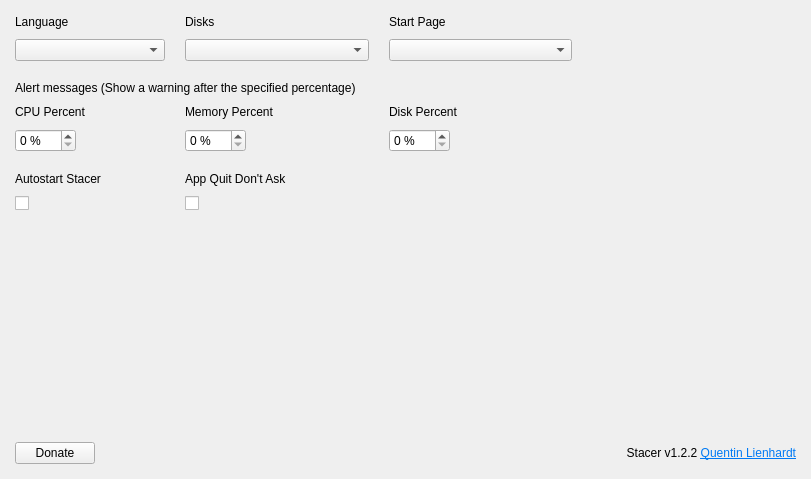
<?xml version="1.0" encoding="UTF-8"?>
<ui version="4.0">
 <class>SettingsPage</class>
 <widget class="QWidget" name="SettingsPage">
  <property name="geometry">
   <rect>
    <x>0</x>
    <y>0</y>
    <width>811</width>
    <height>479</height>
   </rect>
  </property>
  <property name="sizePolicy">
   <sizepolicy hsizetype="Expanding" vsizetype="Expanding">
    <horstretch>0</horstretch>
    <verstretch>0</verstretch>
   </sizepolicy>
  </property>
  <property name="windowTitle">
   <string>Settings</string>
  </property>
  <property name="styleSheet">
   <string notr="true"/>
  </property>
  <layout class="QGridLayout" name="gridLayout">
   <property name="leftMargin">
    <number>15</number>
   </property>
   <property name="topMargin">
    <number>15</number>
   </property>
   <property name="rightMargin">
    <number>15</number>
   </property>
   <property name="bottomMargin">
    <number>15</number>
   </property>
   <property name="horizontalSpacing">
    <number>20</number>
   </property>
   <property name="verticalSpacing">
    <number>10</number>
   </property>
   <item row="1" column="0" alignment="Qt::AlignLeft">
    <widget class="QComboBox" name="cmbLanguages">
     <property name="sizePolicy">
      <sizepolicy hsizetype="Expanding" vsizetype="Fixed">
       <horstretch>0</horstretch>
       <verstretch>0</verstretch>
      </sizepolicy>
     </property>
     <property name="minimumSize">
      <size>
       <width>150</width>
       <height>0</height>
      </size>
     </property>
     <property name="maximumSize">
      <size>
       <width>200</width>
       <height>16777215</height>
      </size>
     </property>
     <property name="cursor">
      <cursorShape>PointingHandCursor</cursorShape>
     </property>
     <property name="focusPolicy">
      <enum>Qt::NoFocus</enum>
     </property>
     <property name="sizeAdjustPolicy">
      <enum>QComboBox::AdjustToMinimumContentsLength</enum>
     </property>
    </widget>
   </item>
   <item row="8" column="0" alignment="Qt::AlignLeft">
    <widget class="QCheckBox" name="checkAutostart">
     <property name="cursor">
      <cursorShape>PointingHandCursor</cursorShape>
     </property>
     <property name="focusPolicy">
      <enum>Qt::NoFocus</enum>
     </property>
     <property name="text">
      <string/>
     </property>
    </widget>
   </item>
   <item row="4" column="1" alignment="Qt::AlignLeft">
    <widget class="QLabel" name="lblMemoryPercent">
     <property name="sizePolicy">
      <sizepolicy hsizetype="Expanding" vsizetype="Preferred">
       <horstretch>0</horstretch>
       <verstretch>0</verstretch>
      </sizepolicy>
     </property>
     <property name="text">
      <string>Memory Percent</string>
     </property>
    </widget>
   </item>
   <item row="5" column="1" alignment="Qt::AlignLeft">
    <widget class="QSpinBox" name="spinMemoryPercent">
     <property name="focusPolicy">
      <enum>Qt::ClickFocus</enum>
     </property>
     <property name="keyboardTracking">
      <bool>false</bool>
     </property>
     <property name="suffix">
      <string notr="true"> %</string>
     </property>
     <property name="minimum">
      <number>0</number>
     </property>
     <property name="maximum">
      <number>100</number>
     </property>
    </widget>
   </item>
   <item row="4" column="2" alignment="Qt::AlignLeft">
    <widget class="QLabel" name="lblDiskPercent">
     <property name="sizePolicy">
      <sizepolicy hsizetype="Expanding" vsizetype="Preferred">
       <horstretch>0</horstretch>
       <verstretch>0</verstretch>
      </sizepolicy>
     </property>
     <property name="text">
      <string>Disk Percent</string>
     </property>
    </widget>
   </item>
   <item row="5" column="0" alignment="Qt::AlignLeft">
    <widget class="QSpinBox" name="spinCpuPercent">
     <property name="focusPolicy">
      <enum>Qt::ClickFocus</enum>
     </property>
     <property name="suffix">
      <string notr="true"> %</string>
     </property>
     <property name="minimum">
      <number>0</number>
     </property>
     <property name="maximum">
      <number>100</number>
     </property>
    </widget>
   </item>
   <item row="0" column="0" alignment="Qt::AlignLeft">
    <widget class="QLabel" name="lblLanguage">
     <property name="sizePolicy">
      <sizepolicy hsizetype="Expanding" vsizetype="Preferred">
       <horstretch>0</horstretch>
       <verstretch>0</verstretch>
      </sizepolicy>
     </property>
     <property name="text">
      <string>Language</string>
     </property>
    </widget>
   </item>
   <item row="7" column="0" alignment="Qt::AlignLeft">
    <widget class="QLabel" name="lblStartOnBoot">
     <property name="sizePolicy">
      <sizepolicy hsizetype="Expanding" vsizetype="Preferred">
       <horstretch>0</horstretch>
       <verstretch>0</verstretch>
      </sizepolicy>
     </property>
     <property name="text">
      <string>Autostart Stacer</string>
     </property>
    </widget>
   </item>
   <item row="9" column="0">
    <spacer name="verticalSpacer">
     <property name="orientation">
      <enum>Qt::Vertical</enum>
     </property>
     <property name="sizeHint" stdset="0">
      <size>
       <width>10</width>
       <height>40</height>
      </size>
     </property>
    </spacer>
   </item>
   <item row="5" column="2" alignment="Qt::AlignLeft">
    <widget class="QSpinBox" name="spinDiskPercent">
     <property name="focusPolicy">
      <enum>Qt::ClickFocus</enum>
     </property>
     <property name="suffix">
      <string notr="true"> %</string>
     </property>
     <property name="minimum">
      <number>0</number>
     </property>
     <property name="maximum">
      <number>100</number>
     </property>
    </widget>
   </item>
   <item row="4" column="0" alignment="Qt::AlignLeft">
    <widget class="QLabel" name="lblCpuPercent">
     <property name="sizePolicy">
      <sizepolicy hsizetype="Expanding" vsizetype="Preferred">
       <horstretch>0</horstretch>
       <verstretch>0</verstretch>
      </sizepolicy>
     </property>
     <property name="text">
      <string>CPU Percent</string>
     </property>
    </widget>
   </item>
   <item row="3" column="0" colspan="5">
    <widget class="QLabel" name="lblAlertMessages">
     <property name="sizePolicy">
      <sizepolicy hsizetype="Expanding" vsizetype="Preferred">
       <horstretch>0</horstretch>
       <verstretch>0</verstretch>
      </sizepolicy>
     </property>
     <property name="accessibleName">
      <string notr="true">title</string>
     </property>
     <property name="text">
      <string>Alert messages (Show a warning after the specified percentage)</string>
     </property>
    </widget>
   </item>
   <item row="10" column="3" colspan="2" alignment="Qt::AlignRight">
    <widget class="QLabel" name="lblCreatedBy">
     <property name="text">
      <string notr="true">&lt;html&gt;&lt;head/&gt;&lt;body&gt;&lt;p&gt;Stacer v1.2.2 &lt;a href=&quot;https://github.com/Quentium-Forks/Stacer&quot;&gt;&lt;span style=&quot; text-decoration: underline; color:#007af4;&quot;&gt;Quentin Lienhardt&lt;/span&gt;&lt;/a&gt;&lt;/p&gt;&lt;/body&gt;&lt;/html&gt;</string>
     </property>
     <property name="textFormat">
      <enum>Qt::RichText</enum>
     </property>
     <property name="alignment">
      <set>Qt::AlignRight|Qt::AlignTrailing|Qt::AlignVCenter</set>
     </property>
     <property name="openExternalLinks">
      <bool>true</bool>
     </property>
    </widget>
   </item>
   <item row="10" column="0" alignment="Qt::AlignLeft">
    <widget class="QPushButton" name="btnDonate">
     <property name="sizePolicy">
      <sizepolicy hsizetype="Expanding" vsizetype="Fixed">
       <horstretch>0</horstretch>
       <verstretch>0</verstretch>
      </sizepolicy>
     </property>
     <property name="cursor">
      <cursorShape>PointingHandCursor</cursorShape>
     </property>
     <property name="focusPolicy">
      <enum>Qt::NoFocus</enum>
     </property>
     <property name="accessibleName">
      <string notr="true">primary</string>
     </property>
     <property name="text">
      <string>Donate</string>
     </property>
     <property name="icon">
      <iconset resource="../../static.qrc">
       <normaloff>:/static/themes/common/img/donate.png</normaloff>:/static/themes/common/img/donate.png</iconset>
     </property>
     <property name="iconSize">
      <size>
       <width>18</width>
       <height>18</height>
      </size>
     </property>
    </widget>
   </item>
   <item row="0" column="4" rowspan="2">
    <spacer name="horizontalSpacer">
     <property name="orientation">
      <enum>Qt::Horizontal</enum>
     </property>
     <property name="sizeHint" stdset="0">
      <size>
       <width>0</width>
       <height>20</height>
      </size>
     </property>
    </spacer>
   </item>
   <item row="6" column="0" colspan="5">
    <spacer name="verticalSpacer_3">
     <property name="orientation">
      <enum>Qt::Vertical</enum>
     </property>
     <property name="sizeType">
      <enum>QSizePolicy::Fixed</enum>
     </property>
     <property name="sizeHint" stdset="0">
      <size>
       <width>20</width>
       <height>10</height>
      </size>
     </property>
    </spacer>
   </item>
   <item row="2" column="0" colspan="5">
    <spacer name="verticalSpacer_2">
     <property name="orientation">
      <enum>Qt::Vertical</enum>
     </property>
     <property name="sizeType">
      <enum>QSizePolicy::Fixed</enum>
     </property>
     <property name="sizeHint" stdset="0">
      <size>
       <width>20</width>
       <height>10</height>
      </size>
     </property>
    </spacer>
   </item>
   <item row="7" column="1">
    <widget class="QLabel" name="label">
     <property name="text">
      <string>App Quit Don't Ask</string>
     </property>
    </widget>
   </item>
   <item row="8" column="1">
    <widget class="QCheckBox" name="checkAppQuitDontAsk">
     <property name="cursor">
      <cursorShape>PointingHandCursor</cursorShape>
     </property>
     <property name="focusPolicy">
      <enum>Qt::NoFocus</enum>
     </property>
     <property name="accessibleName">
      <string notr="true"/>
     </property>
     <property name="text">
      <string/>
     </property>
    </widget>
   </item>
   <item row="1" column="1">
    <widget class="QComboBox" name="cmbDisks">
     <property name="sizePolicy">
      <sizepolicy hsizetype="Expanding" vsizetype="Fixed">
       <horstretch>0</horstretch>
       <verstretch>0</verstretch>
      </sizepolicy>
     </property>
     <property name="minimumSize">
      <size>
       <width>150</width>
       <height>0</height>
      </size>
     </property>
     <property name="maximumSize">
      <size>
       <width>200</width>
       <height>16777215</height>
      </size>
     </property>
     <property name="cursor">
      <cursorShape>PointingHandCursor</cursorShape>
     </property>
     <property name="focusPolicy">
      <enum>Qt::NoFocus</enum>
     </property>
     <property name="sizeAdjustPolicy">
      <enum>QComboBox::AdjustToMinimumContentsLength</enum>
     </property>
    </widget>
   </item>
   <item row="0" column="1">
    <widget class="QLabel" name="lblDisks">
     <property name="sizePolicy">
      <sizepolicy hsizetype="Expanding" vsizetype="Preferred">
       <horstretch>0</horstretch>
       <verstretch>0</verstretch>
      </sizepolicy>
     </property>
     <property name="text">
      <string>Disks</string>
     </property>
    </widget>
   </item>
   <item row="0" column="2">
    <widget class="QLabel" name="lblHomepage">
     <property name="sizePolicy">
      <sizepolicy hsizetype="Expanding" vsizetype="Preferred">
       <horstretch>0</horstretch>
       <verstretch>0</verstretch>
      </sizepolicy>
     </property>
     <property name="text">
      <string>Start Page</string>
     </property>
    </widget>
   </item>
   <item row="1" column="2">
    <widget class="QComboBox" name="cmbStartPage">
     <property name="sizePolicy">
      <sizepolicy hsizetype="Expanding" vsizetype="Fixed">
       <horstretch>0</horstretch>
       <verstretch>0</verstretch>
      </sizepolicy>
     </property>
     <property name="minimumSize">
      <size>
       <width>150</width>
       <height>0</height>
      </size>
     </property>
     <property name="maximumSize">
      <size>
       <width>200</width>
       <height>16777215</height>
      </size>
     </property>
     <property name="cursor">
      <cursorShape>PointingHandCursor</cursorShape>
     </property>
     <property name="focusPolicy">
      <enum>Qt::NoFocus</enum>
     </property>
     <property name="sizeAdjustPolicy">
      <enum>QComboBox::AdjustToMinimumContentsLength</enum>
     </property>
    </widget>
   </item>
  </layout>
 </widget>
 <tabstops>
  <tabstop>spinCpuPercent</tabstop>
  <tabstop>spinMemoryPercent</tabstop>
  <tabstop>spinDiskPercent</tabstop>
 </tabstops>
 <resources>
  <include location="../../static.qrc"/>
 </resources>
 <connections/>
</ui>
